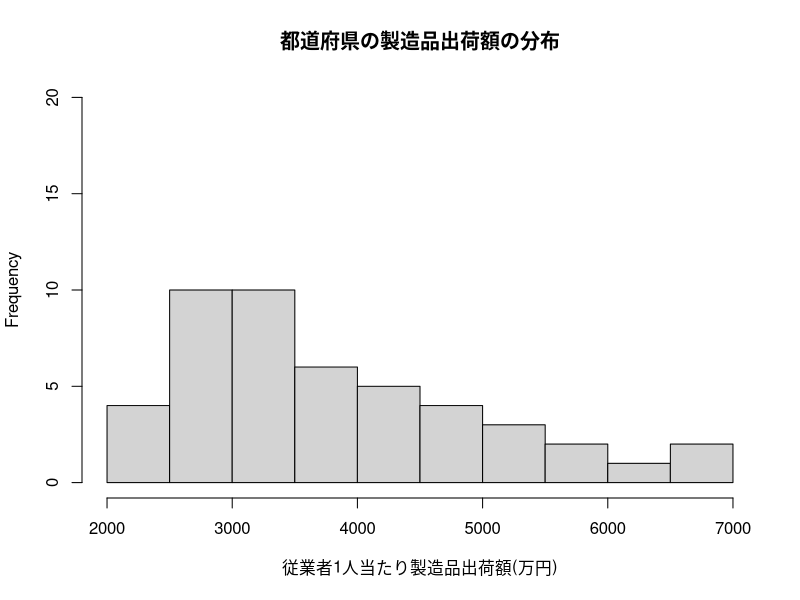
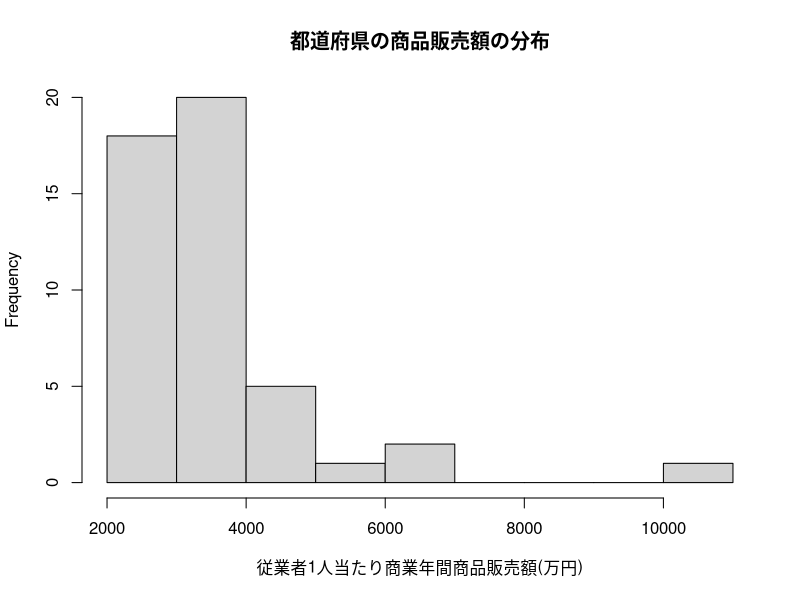
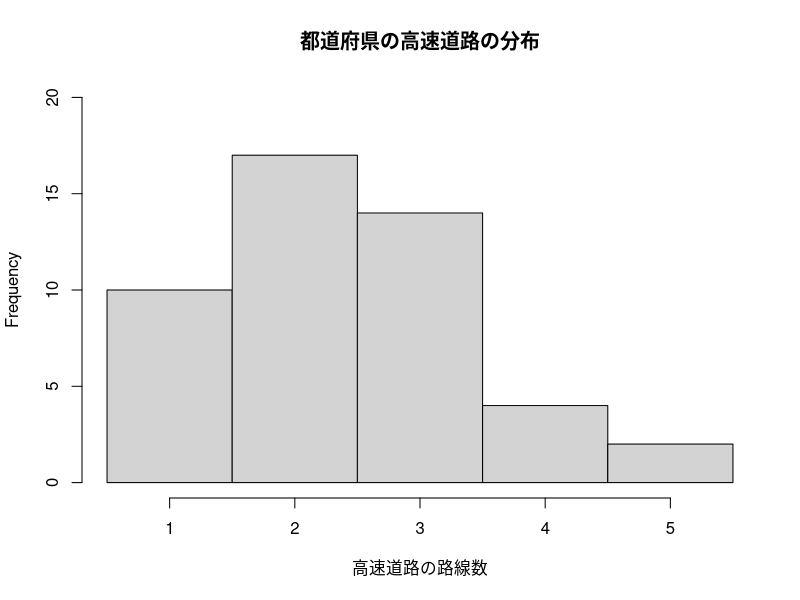
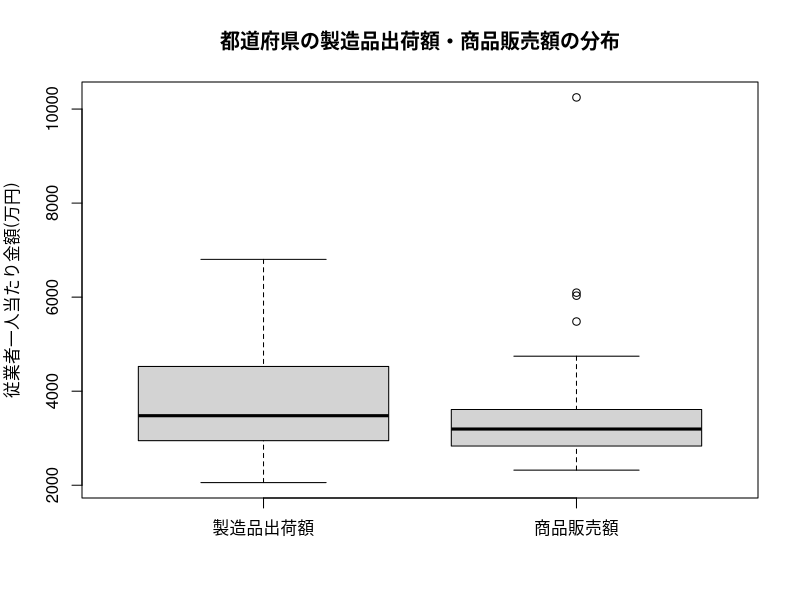

Reproduce these figures in R, in order.
sales <- read.csv("sales.csv", na.strings="***", fileEncoding="SJIS")
highway <- read.csv("highway.csv", fileEncoding="SJIS")
sales15 <- subset(sales, 調査年 == "2015年度")

# データの結合（テーブルくっつけるみたいなイメージ）
sales15.m <- merge(sales15, highway, by.x = "地域", by.y = "都道府県")

hist(sales15.m$X.C04401_製造品出荷額等.従業者1人当たり..万円.,
     freq = TRUE, ylim = c(0, 20),
     xlab = "従業者1人当たり製造品出荷額(万円)",
     main = "都道府県の製造品出荷額の分布")
hist(sales15.m$X.C04505_商業年間商品販売額.卸売業.小売業..従業者1人当たり..万円., 
     freq = TRUE, ylim = c(0, 20),
     xlab = "従業者1人当たり商業年間商品販売額(万円)",
     main = "都道府県の商品販売額の分布")

hist(sales15.m$高速道路,
     breaks = seq(from = 0.5, to = 5.5, by = 1),
     freq = TRUE, ylim = c(0, 20),
     xlab = "高速道路の路線数",
     main = "都道府県の高速道路の分布")

boxplot(list(製造品出荷額 = sales15.m$X.C04401_製造品出荷額等.従業者1人当たり..万円.,
             商品販売額 = sales15.m$X.C04505_商業年間商品販売額.卸売業.小売業..従業者1人当たり..万円.),
        ylab = "従業者一人当たり金額(万円)",
        main = "都道府県の製造品出荷額・商品販売額の分布")
